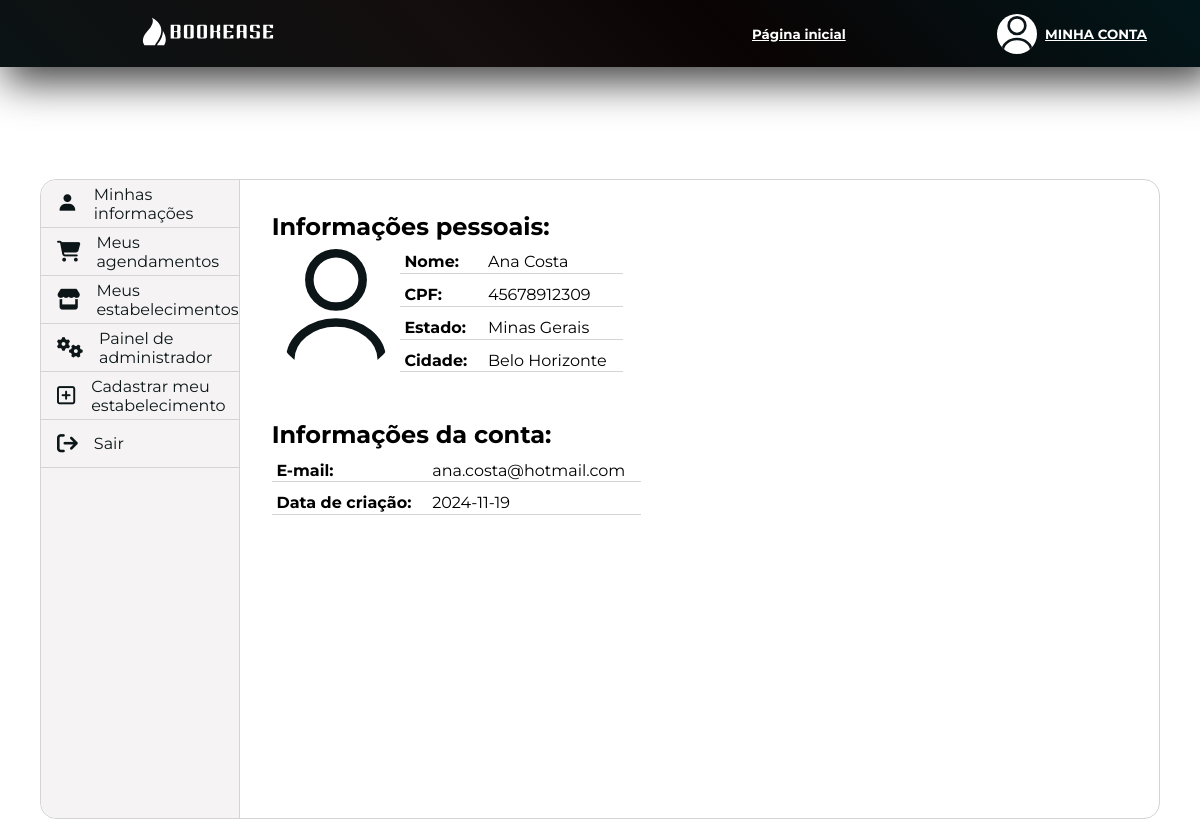
The app's page /view/myaccount.php (signed in) with its own data.
### tables this page shows
CREATE TABLE users(
	id int auto_increment,
    cpf VARCHAR(11) UNIQUE,
    name VARCHAR(100),
    email VARCHAR(100) UNIQUE,
    phone VARCHAR(11) UNIQUE,
    state VARCHAR(80),
    city VARCHAR(80),
    password VARCHAR(100),
    user_type enum('user','admin','manager'),
    creation_date DATE,
    PRIMARY KEY(id)
);

### model/database_connect.php (called while the page is built, shortened)
<?php
class connect_database {
    protected $mysqli;
    protected $host = '127.0.0.1';
    protected $user = 'root';
    protected $password = '12345';
    protected $database = 'bookease';
    public function connect() {
        $this->mysqli = new mysqli($this->host, $this->user, $this->password, $this->database);
        $this->mysqli->set_charset('utf8');
    }
    public function consult($query) {
        try {
            if ($result = $this->mysqli->query($query)){
                $result = mysqli_fetch_assoc($result);
                return $result;
            }
            else {
                $this->rows_affected = 0;
                return null;
            }
        }
        catch (Exception $exc) {
            $this->disconnect();
        }
    }
}

### view/myaccount.php (the view, shortened to what this page needs)
<!DOCTYPE html>
<html lang="en">
<head>
    <link rel="stylesheet" href="/public/css/myaccount.css">
    <link rel="stylesheet" href="/public/css/components/red_button.css">
    <link rel="stylesheet" href="/public/css/components/header.css">
    <link href='https://unpkg.com/boxicons@2.1.4/css/boxicons.min.css' rel='stylesheet'>
</head>
<body>
    <?php
        require_once '../controller/categories_controller.php';
        include_once '../model/database_connect.php';
        $con = new connect_database();
        $con->connect();
        $query = "SELECT * FROM users WHERE email = '$_SESSION[login]';";
        $user = $con->consult($query);
        $establishments = get_my_establishments();
        $reserves = get_my_reserves();
    ?>
    <header>
        <div class="header">
            <div class="logo">
                <a href="/view/index.php">
                    <img src="/public/images/logos_horizontal/logo1_white.svg" alt="" class="logo_image">
                </a>
            </div>
            <div class="header_buttons">
                <div class="header_button">
                    <a href="../view/establishments.php">
                        Página inicial
                    </a>
                </div>
                <div class="account_pages">
                    <a href="/view/myaccount.php">
                        <img class="profile_picture" src="/public/images/profile_picture.svg" alt="">
                    </a>
                    <div>
                        <a href="/view/myaccount.php">
                            <span>MINHA CONTA</span>
                        </a>
                    </div>
                </div>
            </div>
        </div>
    </header>
    <main>
        <div class="main_content">
            <div class="aside_buttons">
                <a href="./myaccount.php" class="aside_button">
                    <i class='bx bxs-user'></i>
                    <span>Minhas informações</span>
                </a>
                <a href="?info=my_reserves" class="aside_button">
                    <i class="fa-solid fa-cart-shopping"></i>
                    <span>Meus agendamentos</span>
                </a>
                <?php
                    if($user['user_type'] != null) {
                        echo '
                            <a href="?info=my_establishments" class="aside_button">
                                <i class="fa-solid fa-store"></i>
                                <span>Meus estabelecimentos</span>
                            </a>
                        ';
                    }
                    if($user['user_type'] != null) {
                        echo '
                            <a href="#" class="aside_button">
                                <i class="fa-solid fa-gears"></i>
                                <span>Painel de administrador</span>
                            </a>
                        ';
                    }
                ?>
                <a href="../view/establishment_register.php" class="aside_button">
                    <i class="fa-regular fa-square-plus"></i>
                    <span>Cadastrar meu estabelecimento</span>
                </a>
                <a href="../controller/logout_controller.php" class="aside_button">
                    <i class="fa-solid fa-arrow-right-from-bracket"></i>
                    <span>Sair</span>
                </a>
            </div>
            <div class="informations">
                <?php
                    if(isset($_REQUEST) && isset($_REQUEST['info'])) {
                        switch ($_REQUEST['info']) {
                            case 'my_establishments':
                                echo '
                                    <div class="establishments">
                                        <h2>Meus estabelecimentos</h2>
                                        <div class="establishments_list">
                                    ';
                                    if(isset($establishments)) {
                                        if($establishments != null) {
                                        foreach($establishments as $e) {
                                            echo '
                                                <div class="establishment">
                                                    <div class="establishment_image">
                                                        <a href="/view/establishment_page.php?id='.$e['id'].'">
                                                            <img src="../controller/uploads/'.$e['cnpj'].'.jpg" alt="" class="image_icon">
                                                        </a>
                                                    </div>
                                                    <div class="establishment_info">
                                                        <h3>
                                                            <a href="/view/establishment_page.php?id='.$e['id'].'">
                                                            '.$e['name'].'
                                                            </a>
                                                        </h3>
                                                        <p>
                                                            <span>Descrição: </span>
                                                            '.$e['description'].'
                                                        </p>
                                                        <p>
                                                            <span>Categoria: </span>
                                                            '.$e['category_name'].'
                                                        </p>
                                                        <p>
                                                            <span>Subcategoria: </span>
                                                            '.$e['subcategory_name'].'
                                                        </p>
                                                        <p>
                                                            <span>Endereço: </span>
                                                            '.$e['address'].'
                                                        </p>
                                                    </div>
                                                    <div class="open_establishment">
                                                        <a href="/view/establishment_page.php?id='.$e['id'].'">
                                                            <i class="fa-solid fa-arrow-up-right-from-square"></i>
                                                        </a>
                                                    </div>
                                                </div>
                                            ';
                                        }
                                    }
                                }
                                else {
                                    echo '
                                        <div class="not_found">
                                            <i class="fa-solid fa-circle-exclamation"></i>
                                            <h1>
                                                Ops!
                                            </h1>
                                            <h2>
                                                Parece que você não<br>
                                                possui nenhum<br>
                                                estabelecimento<br>
                                                Cadastrado!
                                            </h2>
                                        </div>
                                    ';
                                }
                                echo'
                                        </div>
                                    </div>
                                ';
                                break;
                            case 'my_reserves':
                                if(isset($reserves)) {
                                        if($reserves != null) {
                                            foreach($reserves as $r) {
                                                echo '
                                                    <div class="reserve">
                                                    <div class="table">
                                                        <div class="table_row">
                                                            <div class="table_column">
                                                                <span class="table_strong">ID:</span>
                                                                <span class="table_strong">Estabelecimento:</span>
                                                                <span class="table_strong">Serviço:</span>
                                                                <span class="table_strong">Data:</span>
                                                                <span class="table_strong">Horário:</span>
                                                                <span class="table_strong">Status:</span>
                                                            </div>
                                                            <div class="table_column">
                                                                <span>'.$r['id'].'</span>
                                                                <span>'.$r['establishment_name'].'</span>
                                                                <span>'.$r['service_name'].'</span>
                                                                <span>'.$r['service_date'].'</span>
                                                                <span>'.$r['availability_time'].'</span>
                                                                <span class="status_'.$r['reserve_status'].'">'.$r['reserve_status'].'</span>
                                                            </div>
                                                        </div>
                                                    </div>
                                                    ';
                                                if($r['reserve_status'] == 'pending') {
                                                    echo '
                                                        <div class="reserve_buttons">
                                                            <form action="../controller/reserve_controller.php" method="post">
                                                                <div class="red_button reserve_button">
                                                                    <button type="submit" name="establishment_cancellation" value="'.$r['id'].'">
                                                                        <i class="fa-solid fa-ban"></i>
                                                                        Cancelar
                                                                    </button>
                                                                </div>
                                                            </form>
                                                        </div>
                                                    ';
                                                }
                                                echo '
                                                    </div>
                                                ';
                                            }
                                        }
                                    }
                                    else {
                                        echo '
                                            <div class="not_found">
                                                <i class="fa-solid fa-circle-exclamation"></i>
                                                <h1>
                                                    Ops!
                                                </h1>
                                                <h2>
                                                    Parece que<br>
                                                    nenhuma reserva<br>
                                                    foi encontrada!
                                                </h2>
                                            </div>
                                        ';
                                    }
                                break;
                            default:
                                header('Location:./myaccount.php');
                        }
                    }
                    else {
                        echo "
                            <div class='account'>
                                <div class='personal_info'>
                                    <h2>Informações pessoais:</h2>
                                    <div class='table'>
                                        <div class='table_row'>
                                            <img src='../public/images/profile_picture.svg' alt=''>
                                            <div class='table_column'>
                                                <span class='table_strong'>Nome:</span>
                                                <span class='table_strong'>CPF:</span>
                                                <span class='table_strong'>Estado:</span>
                                                <span class='table_strong'>Cidade:</span>
                                            </div>
                                            <div class='table_column'>
                                                <span>$user[name]</span>
                                                <span>$user[cpf]</span>
                                                <span>$user[state]</span>
                                                <span>$user[city]</span>
                                            </div>
                                        </div>
                                    </div>
                                </div>
                                <div class='account_info'>
                                    <h2>Informações da conta:</h2>
                                    <div class='table'>
                                        <div class='table_column'>
                                            <span class='table_strong'>E-mail:</span>
                                            <span class='table_strong'>Data de criação:</span>
                                        </div>
                                        <div class='table_column'>
                                            <span>$user[email]</span>
                                            <span>$user[creation_date]</span>
                                        </div>
                                    </div>
                                </div>
                            </div>
                        ";
                    }
                ?>
            </div>
        </div>
    </main>
</body>
</html>

### records on screen
users: name "Ana Costa", cpf "45678912309", state "Minas Gerais", city "Belo Horizonte", email "ana.costa@hotmail.com", creation_date "2024-11-19"
